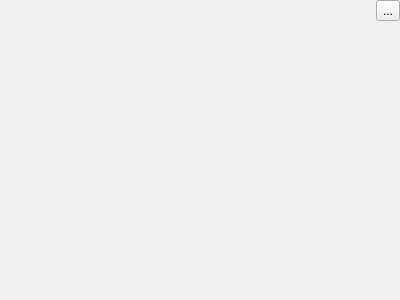
<?xml version="1.0" encoding="UTF-8"?>
<ui version="4.0">
 <class>HIP_GL_View</class>
 <widget class="QWidget" name="HIP_GL_View">
  <property name="geometry">
   <rect>
    <x>0</x>
    <y>0</y>
    <width>400</width>
    <height>300</height>
   </rect>
  </property>
  <property name="windowTitle">
   <string>Form</string>
  </property>
  <layout class="QGridLayout" name="gridLayout">
   <property name="leftMargin">
    <number>0</number>
   </property>
   <property name="topMargin">
    <number>0</number>
   </property>
   <property name="rightMargin">
    <number>0</number>
   </property>
   <property name="bottomMargin">
    <number>0</number>
   </property>
   <property name="spacing">
    <number>10</number>
   </property>
   <item row="0" column="0">
    <widget class="QWidget" name="_view_w" native="true">
     <property name="sizePolicy">
      <sizepolicy hsizetype="Expanding" vsizetype="Expanding">
       <horstretch>0</horstretch>
       <verstretch>0</verstretch>
      </sizepolicy>
     </property>
    </widget>
   </item>
   <item row="0" column="1">
    <layout class="QVBoxLayout" name="_button_layout">
     <item>
      <widget class="QToolButton" name="_reset_w">
       <property name="text">
        <string>...</string>
       </property>
      </widget>
     </item>
     <item>
      <spacer name="_button_spacer_w">
       <property name="orientation">
        <enum>Qt::Vertical</enum>
       </property>
       <property name="sizeHint" stdset="0">
        <size>
         <width>20</width>
         <height>218</height>
        </size>
       </property>
      </spacer>
     </item>
    </layout>
   </item>
  </layout>
 </widget>
 <resources/>
 <connections/>
</ui>
